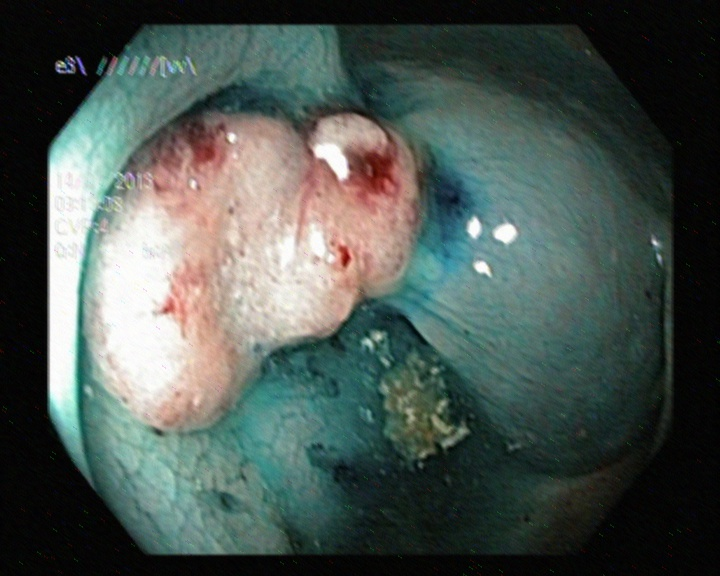
#> input picture image_recovery/o2.jpeg, 720 x 576 px, found by its file name
$ python 'test copy 2.py'
#> lines starting #> are read from the running program, lines starting #| are printed output that depends on the picture; after the words box and inside, x2 and y2 are one past the last pixel; in counts of white or black regions, pixels touching at a corner belong together
from scipy import fftpack
import matplotlib.pyplot as plt
import cv2
from numpy.random import uniform
import numpy as np
from numpy import floor,ceil
def pad_images_to_same_size(images):
    """
    :param images: sequence of images
    :return: list of images padded so that all images have same width and height (max width and height are used)
    """
    width_max = 0
    height_max = 0
    for img in images:
        h, w = img.shape[:2]
        width_max = max(width_max, w)
        height_max = max(height_max, h)

    images_padded = []
    for img in images:
        h, w = img.shape[:2]
        diff_vert = height_max - h
        pad_top = diff_vert//2
        pad_bottom = diff_vert - pad_top
        diff_hori = width_max - w
        pad_left = diff_hori//2
        pad_right = diff_hori - pad_left
        img_padded = cv2.copyMakeBorder(img, pad_top, pad_bottom, pad_left, pad_right, cv2.BORDER_CONSTANT, value=0)
        assert img_padded.shape[:2] == (height_max, width_max)
        images_padded.append(img_padded)

    return images_padded

def createkernelformotion(lengthofkernel: int, angle: float) -> np.ndarray:
    if lengthofkernel % 2 == 1:
        lengthofkernel += 1
    lengthofkernel = int(lengthofkernel)
    kernel = np.zeros((lengthofkernel, lengthofkernel))
    angle = angle % 180
    if angle == 0:
        angle = 0.1
    flip = False
    if angle > 90:
        angle = 180-angle
        flip = True
    supposedyvalues = []
    supposedxvalues = []
    # önce sıfırdan büyük değerler için
    ylast = 0
    xlast = 0
    for i in range(1, int(lengthofkernel/2)+1):
        y = np.tan(angle*np.pi/180)*i
        if y > lengthofkernel/2:
            y = lengthofkernel/2
        for j in range(int(floor(ylast)+1), int(ceil(y)+1)):
            supposedyvalues.append(j-1)
            supposedxvalues.append(i-1)
        ylast = round(y, 2)

        if ylast == lengthofkernel/2:
            break
    l = len(supposedxvalues)
    for i in range(l):
        supposedxvalues.append(-supposedxvalues[i]-1)
        supposedyvalues.append(-supposedyvalues[i]-1)

    supposedxvalues = np.array(
        np.array(supposedxvalues)+lengthofkernel/2, dtype=int)
    supposedyvalues = np.array(
        np.array(supposedyvalues)+lengthofkernel/2, dtype=int)
    if l == 0:
        l = 1
    kernel[supposedyvalues, supposedxvalues] = 0.5/(l)
    if flip:
        kernel = np.flip(kernel, 0)
    return kernel

def convolve(star, psf):
    star_fft = fftpack.fftshift(fftpack.fftn(star))
    psf_fft = fftpack.fftshift(fftpack.fftn(psf))
    return fftpack.fftshift(fftpack.ifftn(fftpack.ifftshift(star_fft*psf_fft)))

def deconvolve(star, psf):
    star_fft = fftpack.fftshift(fftpack.fftn(star))
    psf_fft = fftpack.fftshift(fftpack.fftn(psf))
    return fftpack.fftshift(fftpack.ifftn(fftpack.ifftshift(star_fft/psf_fft)))


star = cv2.imread('image_recovery/o2.jpeg',cv2.IMREAD_GRAYSCALE)
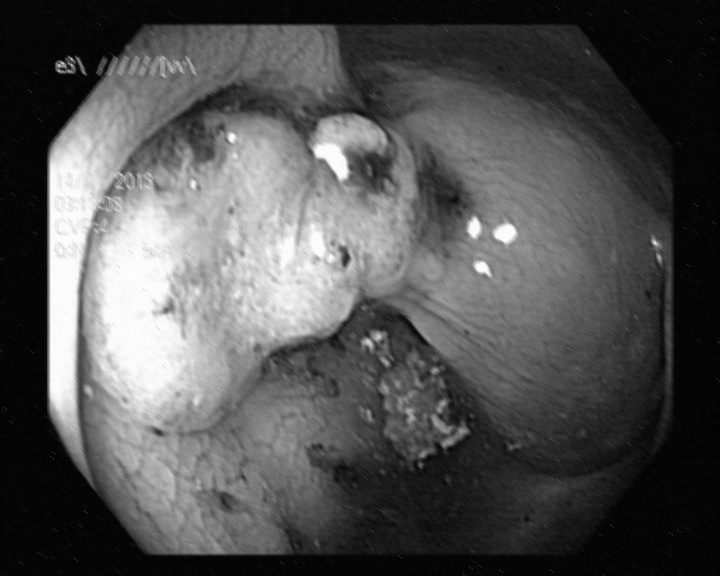
#> star: shape (576, 720); min 0, max 255, mean 82.9
psf = createkernelformotion(300, uniform(0, 180))

star,psf = pad_images_to_same_size([star,psf])
#> the loop in pad_images_to_same_size, `for img in images:` made 2 passes
#> (h, w, width_max, height_max) on passes 1 to 2: (576, 720, 720, 576), (300, 300, 720, 576)
#> the loop in pad_images_to_same_size, `for img in images:` made 2 passes
#> (h, w, diff_vert, pad_top, pad_bottom, diff_hori, pad_left, pad_right) on passes 1 to 2: (576, 720, 0, 0, 0, 0, 0, 0), (300, 300, 276, 138, 138, 420, 210, 210)
#> pass 2, in pad_images_to_same_size, `img_padded = cv2.copyMakeBorder(img, pad_top, pad_bottom, pad_left, pa..`:
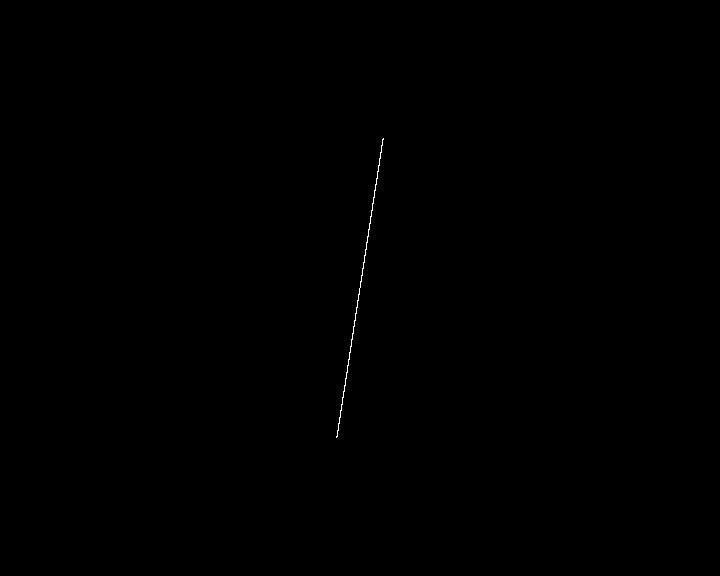
#> img_padded: shape (576, 720) float64; values 0 (black) and 0.00289 (white), 0.08% white in thin lines or dots, all inside (x1, y1, x2, y2) = (336, 138, 384, 438)
#> after the loop in pad_images_to_same_size, `for img in images:`: images_padded = 2 items
psf=psf+(((psf==0))*1e-10)
star_conv = convolve(star, psf)
from skimage.restoration import richardson_lucy
#> (the run stopped early here; a loop or call above may not have finished)

$ run again, with image_recovery/o1.jpeg copied over image_recovery/o2.jpeg
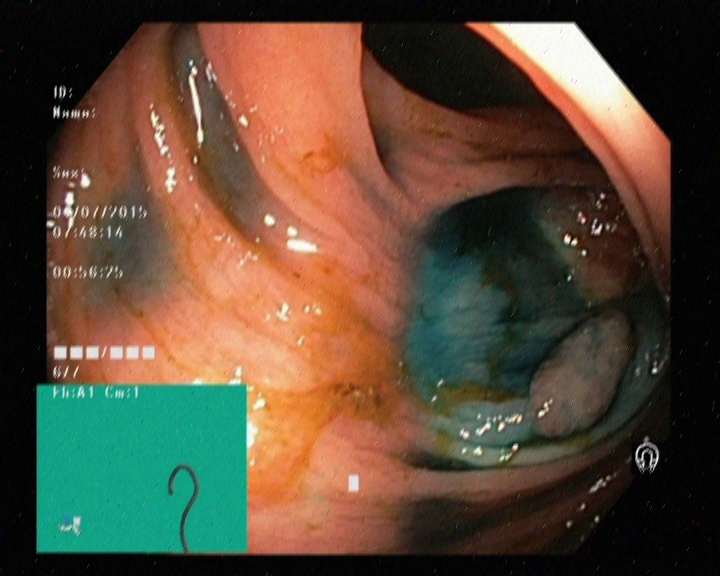
#> input picture image_recovery/o1.jpeg, 720 x 576 px, found by its file name
#> `star = cv2.imread('image_recovery/o2.jpeg',cv2.IMREAD_GRAYSCALE)`:
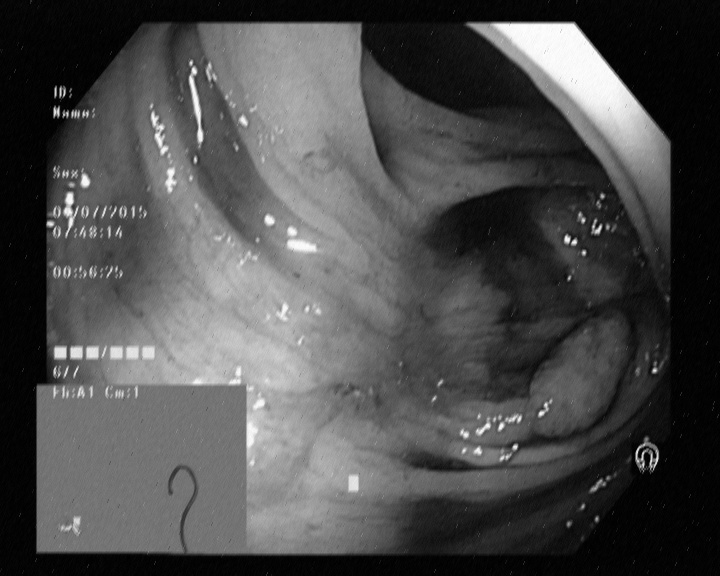
#> star: shape (576, 720); min 0, max 255, mean 76.9
#> the loop in pad_images_to_same_size, `for img in images:` made 2 passes
#> (h, w, width_max, height_max) on passes 1 to 2: (576, 720, 720, 576), (300, 300, 720, 576)
#> the loop in pad_images_to_same_size, `for img in images:` made 2 passes
#> (h, w, diff_vert, pad_top, pad_bottom, diff_hori, pad_left, pad_right) on passes 1 to 2: (576, 720, 0, 0, 0, 0, 0, 0), (300, 300, 276, 138, 138, 420, 210, 210)
#> after the loop in pad_images_to_same_size, `for img in images:`: images_padded = 2 items
#> psf: shape (576, 720) float64; values 1e-10 (black) and 0.00289 (white), 0.08% white in thin lines or dots, all inside (x1, y1, x2, y2) = (336, 138, 384, 438)

$ run again, with image_recovery/o3.jpeg copied over image_recovery/o2.jpeg
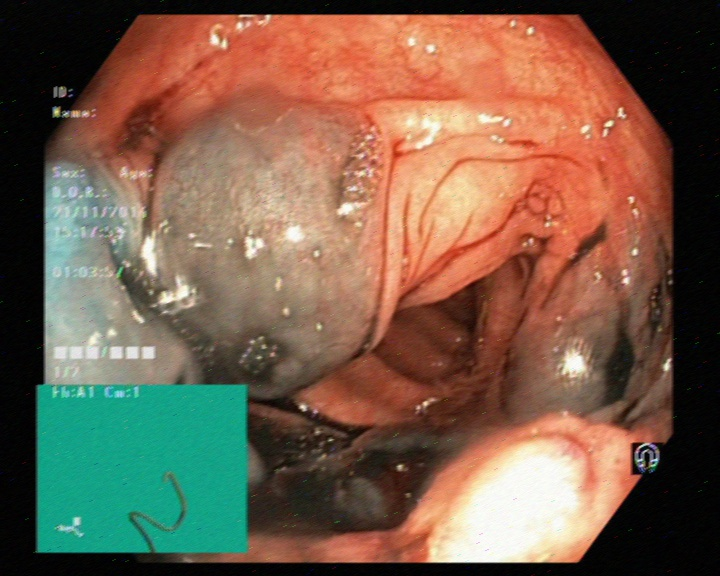
#> input picture image_recovery/o3.jpeg, 720 x 576 px, found by its file name
#> `star = cv2.imread('image_recovery/o2.jpeg',cv2.IMREAD_GRAYSCALE)`:
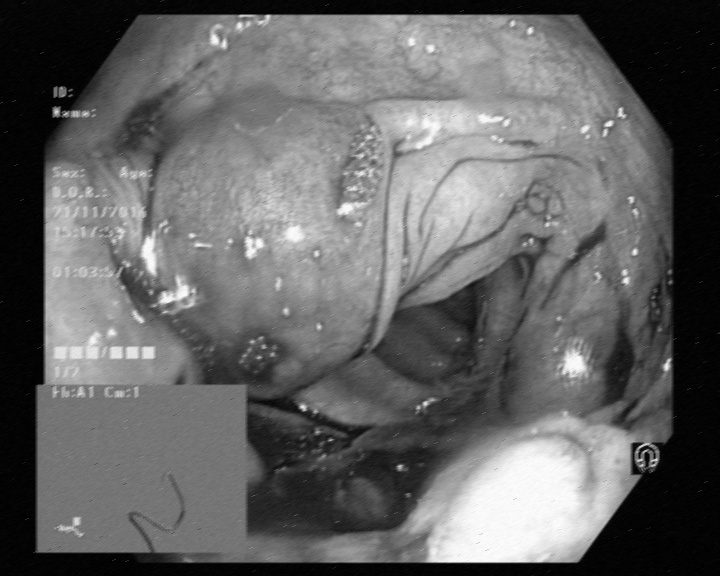
#> star: shape (576, 720); min 0, max 255, mean 100.2
#> the loop in pad_images_to_same_size, `for img in images:` made 2 passes
#> (h, w, width_max, height_max) on passes 1 to 2: (576, 720, 720, 576), (300, 300, 720, 576)
#> the loop in pad_images_to_same_size, `for img in images:` made 2 passes
#> (h, w, diff_vert, pad_top, pad_bottom, diff_hori, pad_left, pad_right) on passes 1 to 2: (576, 720, 0, 0, 0, 0, 0, 0), (300, 300, 276, 138, 138, 420, 210, 210)
#> after the loop in pad_images_to_same_size, `for img in images:`: images_padded = 2 items
#> psf: shape (576, 720) float64; values 1e-10 (black) and 0.00289 (white), 0.08% white in thin lines or dots, all inside (x1, y1, x2, y2) = (336, 138, 384, 438)

$ run again, with image_recovery/o4.jpeg copied over image_recovery/o2.jpeg
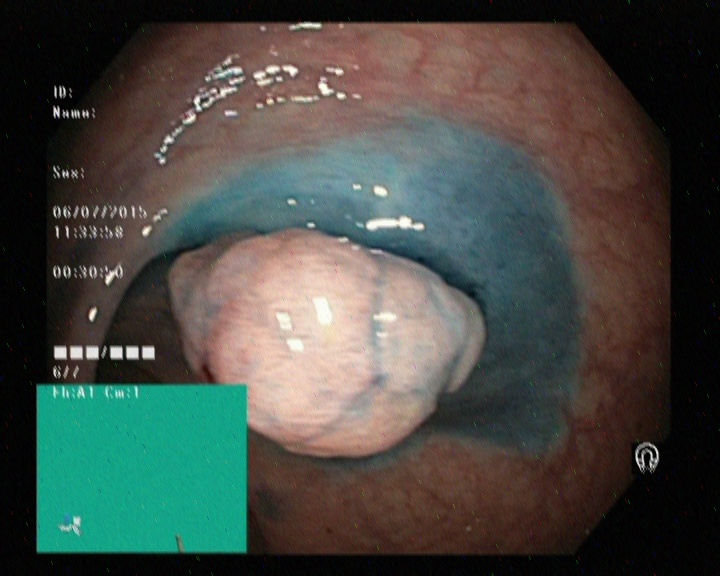
#> input picture image_recovery/o4.jpeg, 720 x 576 px, found by its file name
#> `star = cv2.imread('image_recovery/o2.jpeg',cv2.IMREAD_GRAYSCALE)`:
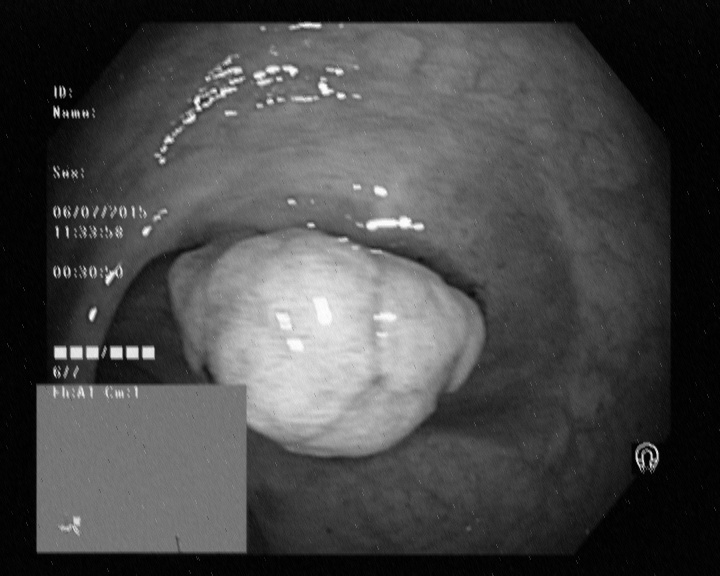
#> star: shape (576, 720); min 0, max 255, mean 72.6
#> the loop in pad_images_to_same_size, `for img in images:` made 2 passes
#> (h, w, width_max, height_max) on passes 1 to 2: (576, 720, 720, 576), (300, 300, 720, 576)
#> the loop in pad_images_to_same_size, `for img in images:` made 2 passes
#> (h, w, diff_vert, pad_top, pad_bottom, diff_hori, pad_left, pad_right) on passes 1 to 2: (576, 720, 0, 0, 0, 0, 0, 0), (300, 300, 276, 138, 138, 420, 210, 210)
#> after the loop in pad_images_to_same_size, `for img in images:`: images_padded = 2 items
#> psf: shape (576, 720) float64; values 1e-10 (black) and 0.00289 (white), 0.08% white in thin lines or dots, all inside (x1, y1, x2, y2) = (336, 138, 384, 438)
